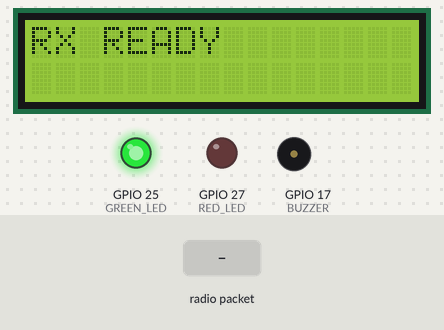
Recording of a sketch running on a simulated ESP32. On the bench: 16×2 character LCD, output pins drawn as LEDs (lit = HIGH), buzzer (waves = sounding, pin HIGH). The inputs (shaded band) are chosen by the test bench. No radio packets arrive unless stated; what the sketch prints to the serial monitor is not drawn.

Above: at 3.7 s.
3.8 s: radio packet "0" arrives
At 4.9 s:
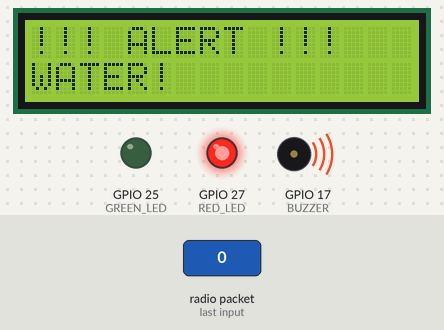
Timing chart, 0 to 6.8 s (numbered marks = the images above; inputs shaded):
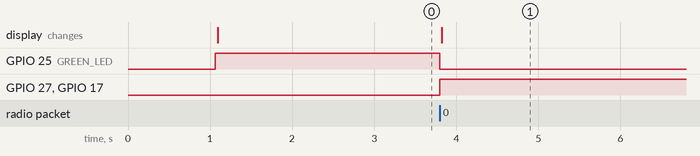

The sketch:

lora_reciever.ino
```cpp
#include <SPI.h>
#include <LoRa.h>
#include <Wire.h>
#include <LiquidCrystal_I2C.h>

// ✅ Updated address
LiquidCrystal_I2C lcd(0x27, 16, 2);

// LoRa pins
#define SS 5
#define RST 14
#define DIO0 26

// Outputs
#define GREEN_LED 25
#define RED_LED 27
#define BUZZER 17

int screen = 0;

void setup() {
  Serial.begin(115200);
  delay(1000);

  Wire.begin(21, 22);
  lcd.init();
  lcd.backlight();

  pinMode(GREEN_LED, OUTPUT);
  pinMode(RED_LED, OUTPUT);
  pinMode(BUZZER, OUTPUT);

  // Default SAFE
  digitalWrite(GREEN_LED, HIGH);
  digitalWrite(RED_LED, LOW);
  digitalWrite(BUZZER, LOW);

  LoRa.setPins(SS, RST, DIO0);

  if (!LoRa.begin(433E6)) {
    lcd.setCursor(0,0);
    lcd.print("LoRa Failed");
    while (1);
  }

  Serial.println("RX READY");

  lcd.setCursor(0,0);
  lcd.print("RX READY");
  delay(1500);
}

void loop() {

  int packetSize = LoRa.parsePacket();

  if (packetSize) {

    String data = "";

    while (LoRa.available()) {
      data += (char)LoRa.read();
    }

    Serial.println("Received: " + data);

    float t = 0, h = 0;
    int g = 0, m = 0, v = 0;

    sscanf(data.c_str(), "%f,%f,%d,%d,%d", &t, &h, &g, &m, &v);

    // 🔥 ALERT LOGIC
    String alertMsg = "SAFE";

    if (g > 1000)       alertMsg = "GAS HIGH";
    else if (m < 2000)  alertMsg = "WATER!";
    else if (v > 800)   alertMsg = "VIBRATION";

    bool isAlert = (alertMsg != "SAFE");

    // 🔴 LED + BUZZER CONTROL
    digitalWrite(RED_LED, isAlert);
    digitalWrite(GREEN_LED, !isAlert);

    if (isAlert) {
      digitalWrite(BUZZER, HIGH);
    } else {
      digitalWrite(BUZZER, LOW);
    }

    // 📺 LCD DISPLAY
    lcd.clear();

    if (isAlert) {
      lcd.setCursor(0,0);
      lcd.print("!!! ALERT !!!");

      lcd.setCursor(0,1);
      lcd.print(alertMsg);
    }
    else {
      if (screen == 0) {
        lcd.setCursor(0,0);
        lcd.print("T:");
        lcd.print(t,1);
        lcd.print(" H:");
        lcd.print(h,1);

        lcd.setCursor(0,1);
        lcd.print("G:");
        lcd.print(g);
      }
      else {
        lcd.setCursor(0,0);
        lcd.print("Moist:");
        lcd.print(m);

        lcd.setCursor(0,1);
        lcd.print("Vib:");
        lcd.print(v);
      }

      screen = (screen + 1) % 2;
    }

    delay(1500);
  }
}
```

Measured:
- after the input at 3.8 s, GPIO 25 (GREEN_LED): HIGH → LOW at once; GPIO 27 (RED_LED), GPIO 17 (BUZZER): LOW → HIGH at once; the display: changes at once (image 1)
